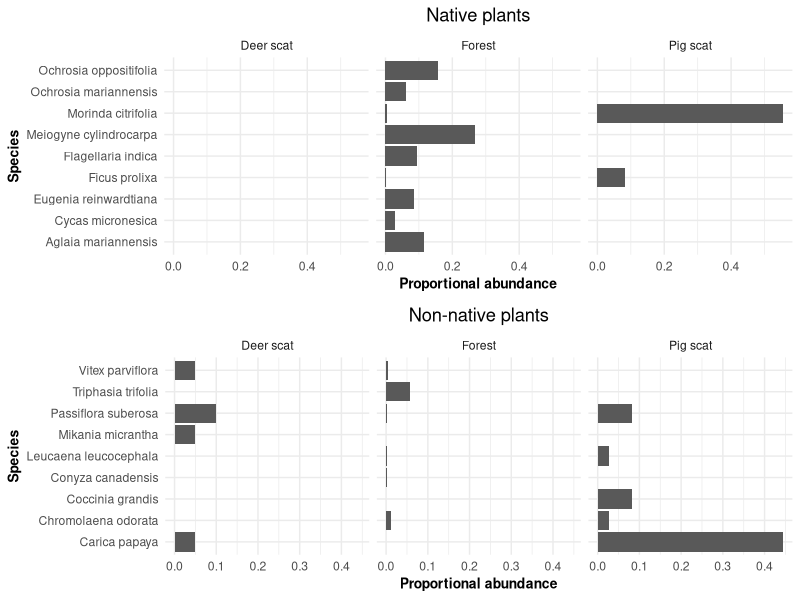

Generate this figure with R:
##########################################################
#   Gawel et al. RSOS Contrasting Ecological Roles      ##
#   of non-native ungulates in a novel ecosystem.       ##
#   abundance in scats vs. species abundance in forests ##  
##########################################################

###load packages
library(ggplot2)
library(tidyr)
library(dplyr)

###load data
pooportions <- read.csv("pooportions.csv")

##create separate "native" and "exotic" dataframes for figures
native <- subset(pooportions, native_exotic == "native")
exotic <- subset (pooportions, native_exotic == "exotic")


###   CREATE FIGURES   ###

##change facet labels###
facet_names <- c(
  `prop_nature` = "Forest",
  `prop_pig` = "Pig scat",
  `prop_deer` = "Deer scat")

nativeplot <-ggplot(native,aes(plant_spp,proportion))+
  geom_bar(position="dodge",stat="identity")+
  coord_flip()+
  facet_grid(. ~ treatment,labeller = as_labeller(facet_names)) +
  xlab("Species")+
  ylab("Proportional abundance")+
  theme_minimal()+
  theme(axis.title.x=element_text(size=10, face="bold"),
        axis.title.y=element_text(size=10, face="bold"),
        plot.title = element_text(hjust = 0.5))+
  ggtitle("Native plants")


nonnatplot <-ggplot(exotic,aes(plant_spp,proportion))+
  geom_bar(position="dodge",stat="identity")+
  coord_flip()+
  facet_grid(. ~ treatment,labeller = as_labeller(facet_names)) +
  xlab("Species")+
  ylab("Proportional abundance")+
  theme_minimal()+
  theme(axis.title.x=element_text(size=10, face="bold"),
        axis.title.y=element_text(size=10, face="bold"),
        plot.title = element_text(hjust = 0.5))+
  ggtitle("Non-native plants")


###Multiplot function###
#credit: Cookbook for R, retrieved at http://www.cookbook-r.com/Graphs/Multiple_graphs_on_one_page_(ggplot2)/

multiplot <- function(..., plotlist = NULL, file, cols=1, rows=1, layout = NULL) {
  require(grid)
  plots <- c(list(...), plotlist)
  numPlots = length(plots)
  if (is.null(layout)) {
    layout <- matrix(seq(1, cols * ceiling(numPlots/cols)),
                     ncol = cols, nrow = ceiling(numPlots/cols))
  }
  if (numPlots == 1) {
    print(plots[[1]])
  } else {
    grid.newpage()
    pushViewport(viewport(layout = grid.layout(nrow(layout), ncol(layout))))
    for (i in 1:numPlots) {
      matchidx <- as.data.frame(which(layout == i, arr.ind = TRUE))
      print(plots[[i]], vp = viewport(layout.pos.row = matchidx$row,
                                      layout.pos.col = matchidx$col))
    }
  }
}


multiplot(nativeplot, nonnatplot, rows=2, cols=1)


